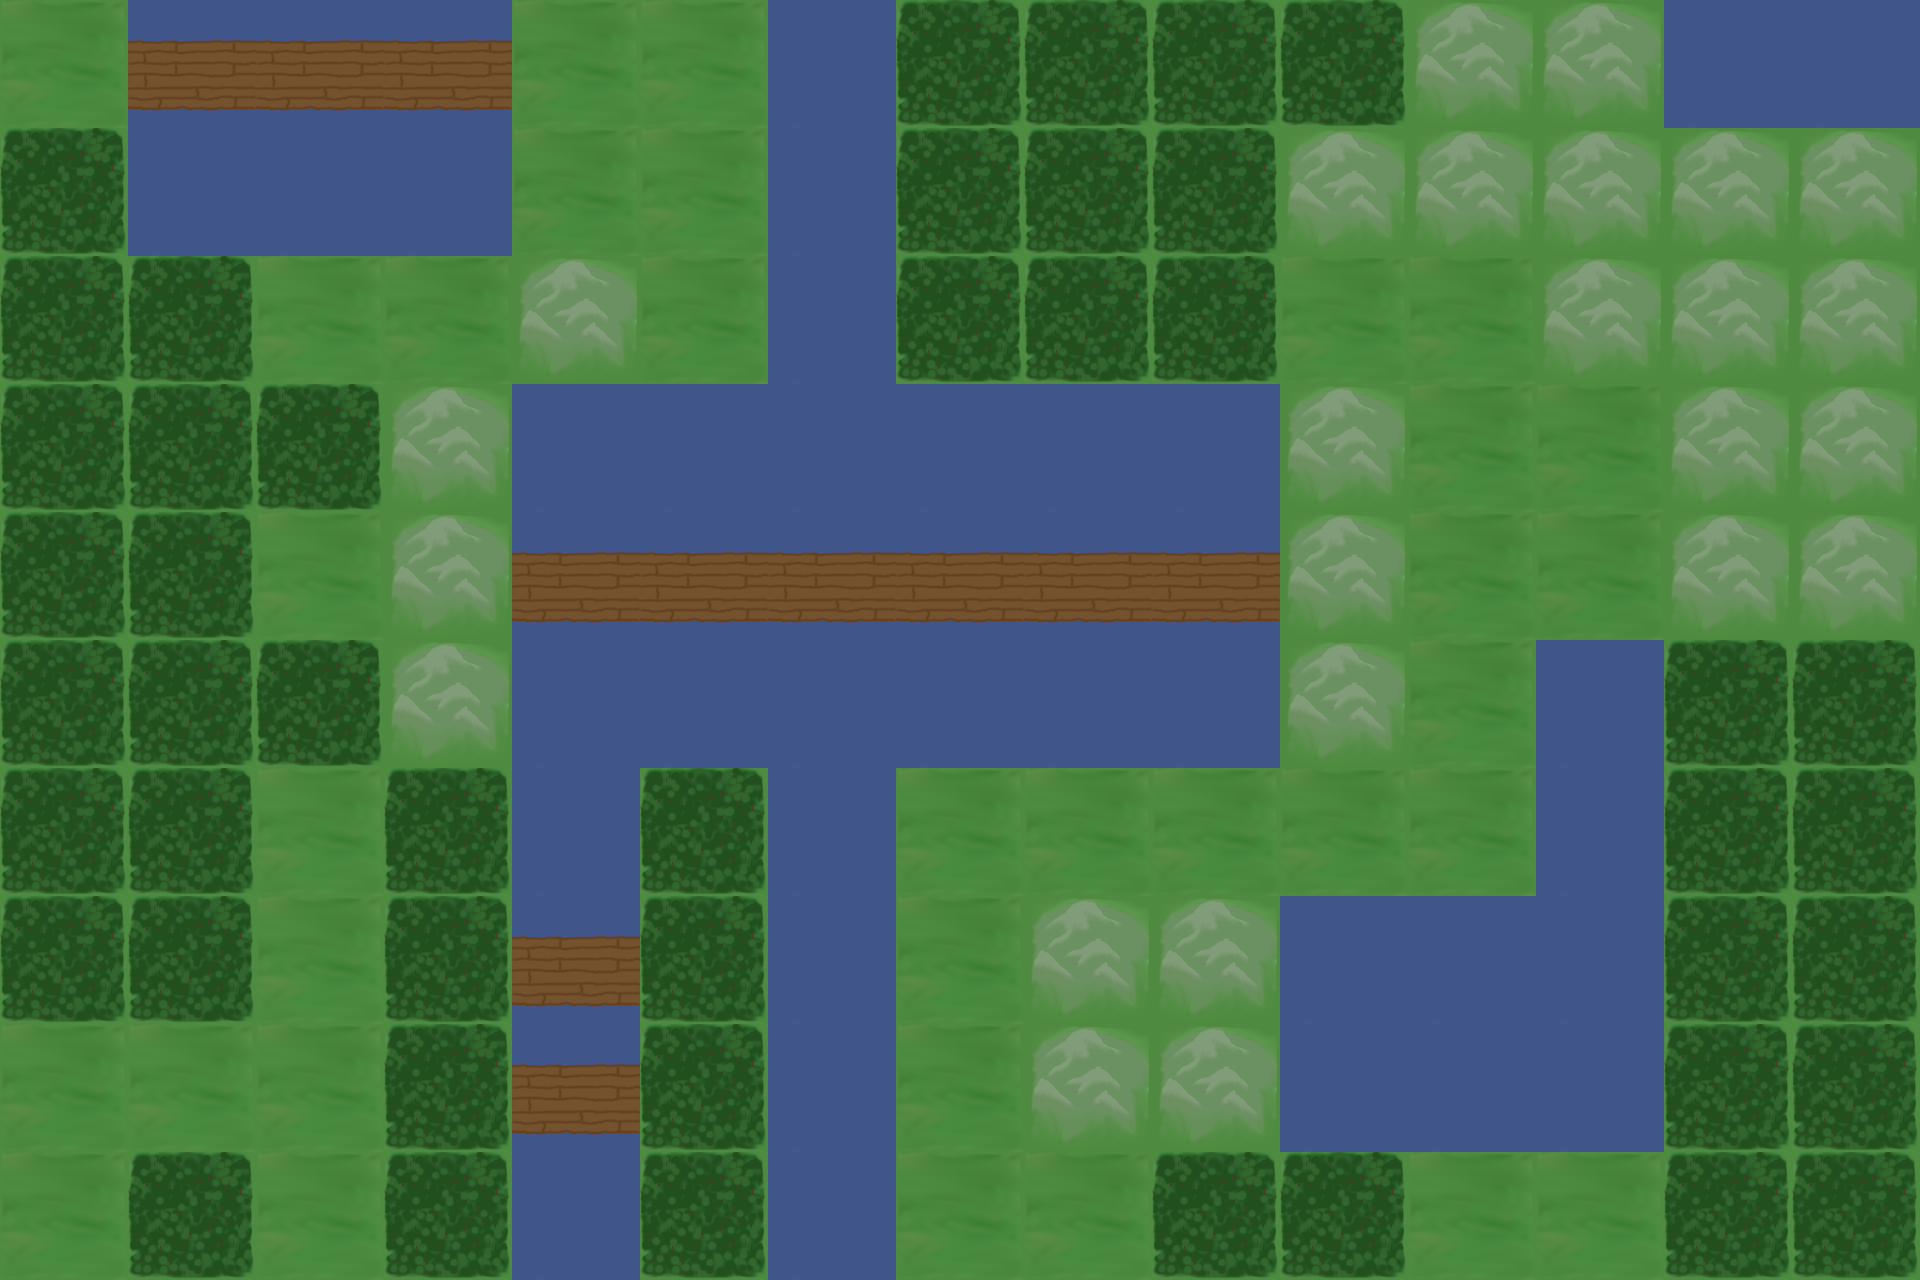

A 2D game scene composited from a Tiled map and its tileset images. What follows is a short description and the map's XML, with every tile layer's data as written:
An orthogonal 15x10 tile map with 128x128 px tiles, 1 tile layer (Warstwa Kafelków 1).

<map version="1.2" tiledversion="1.3.4" orientation="orthogonal" renderorder="right-down" width="15" height="10" tilewidth="128" tileheight="128" infinite="0" nextlayerid="2" nextobjectid="1">
 <tileset firstgid="1" source="tileset.tsx" />
 <layer id="1" name="Warstwa Kafelków 1" width="15" height="10">
  <data encoding="csv">
1,5,5,5,1,1,4,2,2,2,2,3,3,4,4,
2,4,4,4,1,1,4,2,2,2,3,3,3,3,3,
2,2,1,1,3,1,4,2,2,2,1,1,3,3,3,
2,2,2,3,4,4,4,4,4,4,3,1,1,3,3,
2,2,1,3,5,5,5,5,5,5,3,1,1,3,3,
2,2,2,3,4,4,4,4,4,4,3,1,4,2,2,
2,2,1,2,4,2,4,1,1,1,1,1,4,2,2,
2,2,1,2,5,2,4,1,3,3,4,4,4,2,2,
1,1,1,2,5,2,4,1,3,3,4,4,4,2,2,
1,2,1,2,4,2,4,1,1,2,2,1,1,2,2
</data>
 </layer>
</map>